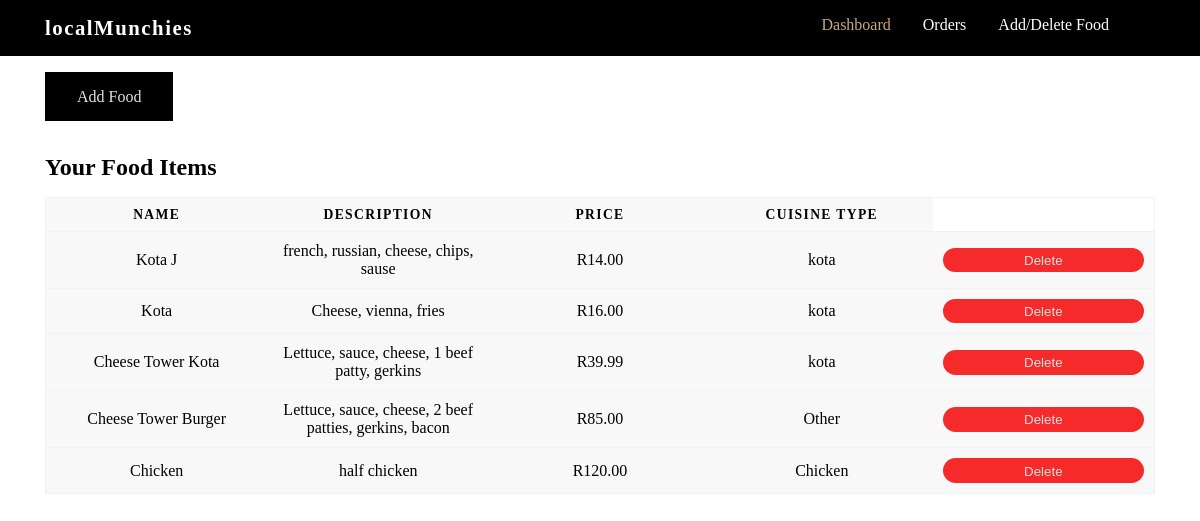
/fooditems.php (signed in), run on the app's committed database.
### tables this page shows
CREATE TABLE `menu` (
  `food_id` int(11) NOT NULL,
  `storeID` int(11) NOT NULL,
  `cuisine_id` int(11) NOT NULL,
  `food_name` varchar(255) NOT NULL,
  `food_desc` text NOT NULL,
  `food_price` decimal(10,2) NOT NULL,
  `food_img` varchar(255) NOT NULL
);

CREATE TABLE `cuisine` (
  `cuisine_id` int(11) NOT NULL,
  `cuisine_name` varchar(255) NOT NULL
);

### fooditems.php (the view, shortened to what this page needs)
<?php
    include './templates/dashboardnav.php';
    include './database/dbconn.php';
    $storeID = $_SESSION['storeID'];
    $sql = "SELECT * FROM menu WHERE storeID = '$storeID'";
    $results = mysqli_query($conn, $sql);
    $foods = mysqli_fetch_all($results, MYSQLI_ASSOC);
?>
    <section>
        <div class="container">
            <div class="contents">
                <div class="add-btn">
                    <a href="add.php">Add Food</a>
                </div>
                <div class="recentOrders">
                    <h2>Your Food Items</h2>
                    <table>
                        <thead>
                            <tr>
                                <th scope="col">Name</th>
                                <th scope="col">Description</th>
                                <th scope="col">Price</th>
                                <th scope="col">Cuisine Type</th>
                            </tr>
                        </thead>
                        <tbody>
                            <?php foreach($foods as $food): ?>
                            <tr>
                                <td data-label="Name"><?php echo $food['food_name']; ?></td>
                                <td data-label="Description"><?php echo $food['food_desc']; ?></td>
                                <td data-label="Price">R<?php echo $food['food_price']; ?></td>
                                <td data-label="Cuisine">
                                    <?php
                                        $cuisine_id = $food['cuisine_id'];
                                        $cuisineSql = "SELECT cuisine_name FROM cuisine WHERE cuisine_id='$cuisine_id'";
                                        $results = mysqli_query($conn, $cuisineSql);
                                        $cuisines = mysqli_fetch_all($results, MYSQLI_ASSOC);
                                        foreach($cuisines as $cuisine){
                                            $cuisine = $cuisine['cuisine_name'];
                                        }
                                        echo $cuisine;
                                    ?>
                                </td>
                                <form action="fooditems.php" method="POST">
                                    <td data-label="Status">
                                        <div class="status delete">
                                            <input type="submit" name="delete" value="Delete" class="btn-delete">
                                        </div>
                                    </td>
                                </form>
                            </tr>
                            <?php endforeach ?>
                        </tbody>
                    </table>
                </div>
            </div>
        </div>
    </section>
</body>
</html>

### css/dashboard.css (style rules this page uses)
* { margin: 0; padding: 0; text-decoration: none; list-style: none; -webkit-box-sizing: border-box; box-sizing: border-box; }
.container { padding: 0 15px; width: 100%; margin: 0 auto; }
@media screen and (min-width: 480px) { .container { max-width: 570px; } }
@media screen and (min-width: 768px) { .container { max-width: 720px; } }
@media screen and (min-width: 992px) { .container { max-width: 960px; } }
@media screen and (min-width: 1200px) { .container { max-width: 1140px; } }
.recentOrders { margin-top: 3rem; }
table { border-collapse: collapse; margin: 0; margin-top: 1rem; padding: 0; width: 100%; table-layout: fixed; }
table tr { background-color: #f8f8f8; border: 1px solid #f3f1f1; padding: .35em; }
table th, table td { padding: .625em; text-align: center; }
table th { font-size: .85em; letter-spacing: .1em; text-transform: uppercase; }
.status { color: #fbf8f8; padding: 0.2rem; border-radius: 20px; }
.delete { background-color: #f52a2a; }
.btn-delete { width: 100%; color: #e2dfdf; cursor: pointer; background: none; border: none; }
.add-btn { margin-top: 2rem; }
.add-btn a { color: #e2dfdf; background-color: #000000; padding: 1rem 2rem; }

### data on the page
menu: food_name "Kota J", food_desc "french, russian, cheese, chips, sause", food_price "14.00", cuisine.cuisine_name "kota"
menu: food_name "Kota", food_desc "Cheese, vienna, fries", food_price "16.00", cuisine.cuisine_name "kota"
menu: food_name "Cheese Tower Kota", food_desc "Lettuce, sauce, cheese, 1 beef patty, gerkins", food_price "39.99", cuisine.cuisine_name "kota"
menu: food_name "Cheese Tower Burger", food_desc "Lettuce, sauce, cheese, 2 beef patties, gerkins, bacon", food_price "85.00", cuisine.cuisine_name "Other"
menu: food_name "Chicken", food_desc "half chicken", food_price "120.00", cuisine.cuisine_name "Chicken"

### other printed values
$_SESSION['Storename'] "localMunchies"
